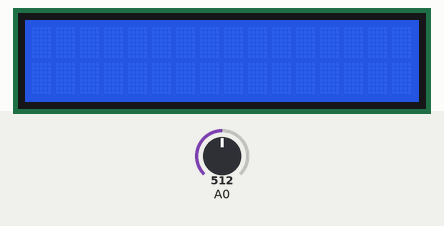
A program run on a simulated Arduino Uno, built with avr-gcc and run on an emulated ATmega328P. On the bench: 16×2 character LCD. Wiring (inferred from the signals the program sends): character LCD (HD44780): RS pin 8; E pin 9; data pin 4, pin 5, pin 6, pin 7. Inputs (shaded band) come from the test bench; at power-on: A0 = 512.

Above: at 0.8 s.
0.9 s: A0 set to 490
At 1.02 s:
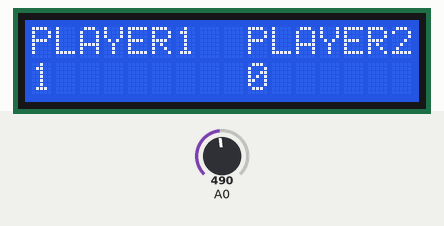
3.0 s: A0 set to 90
At 3.15 s:
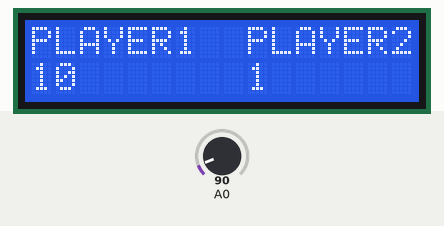
4.5 s: A0 set to 110
At 23.89 s:
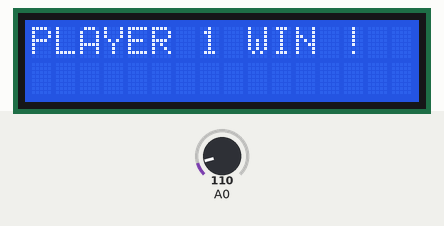

Measured:
- after the input at 0.9 s, the display: changes at once (image 1)

The program:

main.cpp
```cpp
#include <stdio.h>
#include<stdlib.h>
#include <util/delay.h>

#include "uart.hpp"
#include "HD44780.hpp"
#include "libADC.hpp"


int main(void) {
    // Initializer functions
    LCD_Initalize();
    ADC_Init();
    sei();

    // Variables
    uint16_t raw, rawOld;
    bool updateScreen;
    char buf[10];

    // Game variables
    int player1Score = 0;
    int player2Score = 0;

    while (1) {
        // Measure ADC
        raw = ADC_conversion();

        // Check if ADC measurement has changed
        if ((raw - rawOld) < 50) {
            rawOld = raw;
        } else {
            // RIGHT button (Player 2)
            if (raw < 100) {

                updateScreen = true;
                player2Score++;
            }
            // LEFT button (Player 1)
            else if (raw < 500) {

                updateScreen = true;
                player1Score++;
            }
        }
        // If a button was touch do that
        if (updateScreen) {

            // put the name of the player
            LCD_WriteCommand(HD44780_CLEAR);
            _delay_ms(10);
			LCD_Clear();
            LCD_GoTo(0,0);
			LCD_WriteText("PLAYER1");
			LCD_GoTo(9,0);
			LCD_WriteText("PLAYER2");
            //write the score of the player
            LCD_GoTo(0,1);
            sprintf(buf, "%d", player1Score);
            LCD_WriteText(buf);
            LCD_GoTo(9,1);
            sprintf(buf,"%d",player2Score);
            LCD_WriteText(buf);
            _delay_ms(200);

            updateScreen = false;
        }
        if (player1Score == 100 ){
            LCD_Clear();
            LCD_WriteText("PLAYER 1 WIN !");
            // renitialize the score
            cli();
            player1Score = 0;
            player2Score = 0;
            _delay_ms(300);
        }
        if (player2Score == 100 ){
            LCD_Clear();
            LCD_WriteText("PLAYER 2 WIN !");
            // renitialize the score
            cli();
            player1Score = 0;
            player2Score = 0;
            _delay_ms(300);

        }
    }
    return 0;
}
```
